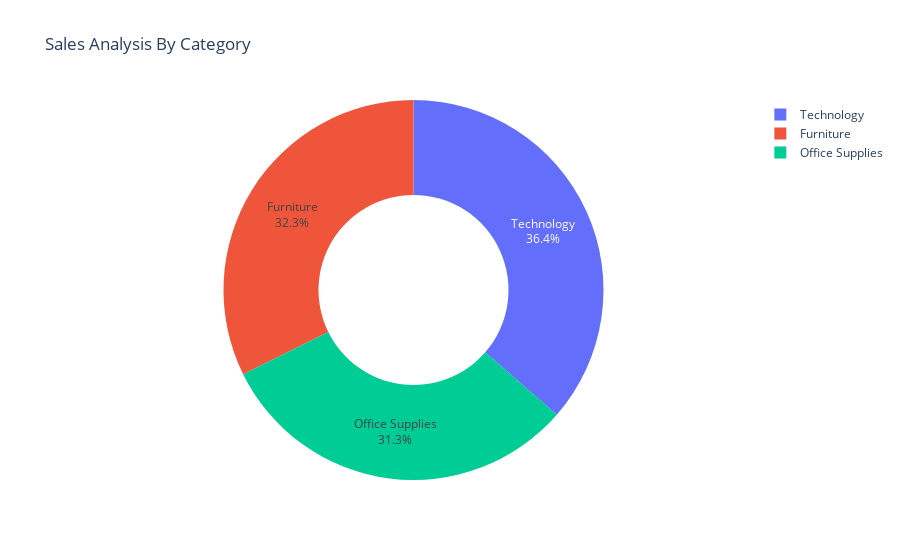

Notebook code cell kept with this figure:
### Markdown cell above
# 2.Sales Analysis By Category

### Code cell
sales_by_category=df.groupby('Category')['Sales'].sum().reset_index()
fig=px.pie(sales_by_category,
          names='Category',
          values='Sales',
           hole=0.5,
          title='Sales Analysis By Category')
fig.update_traces(textposition='inside', textinfo='percent+label')
fig.show()

### Figure 1 — Plotly figure (JSON) as saved in the notebook; plotly's stock layout.template omitted (floating-point values rounded to 4 significant figures)
{"data": [{"domain": {"x": [0, 1], "y": [0, 1]}, "hole": 0.5, "hovertemplate": "Category=%{label}<br>Sales=%{value}<extra></extra>", "labels": ["Furniture", "Office Supplies", "Technology"], "legendgroup": "", "name": "", "showlegend": true, "textinfo": "percent+label", "textposition": "inside", "type": "pie", "values": [742000.0, 719000.0, 836200.0]}], "layout": {"autosize": true, "legend": {"tracegroupgap": 0}, "title": {"text": "Sales Analysis By Category"}}}
